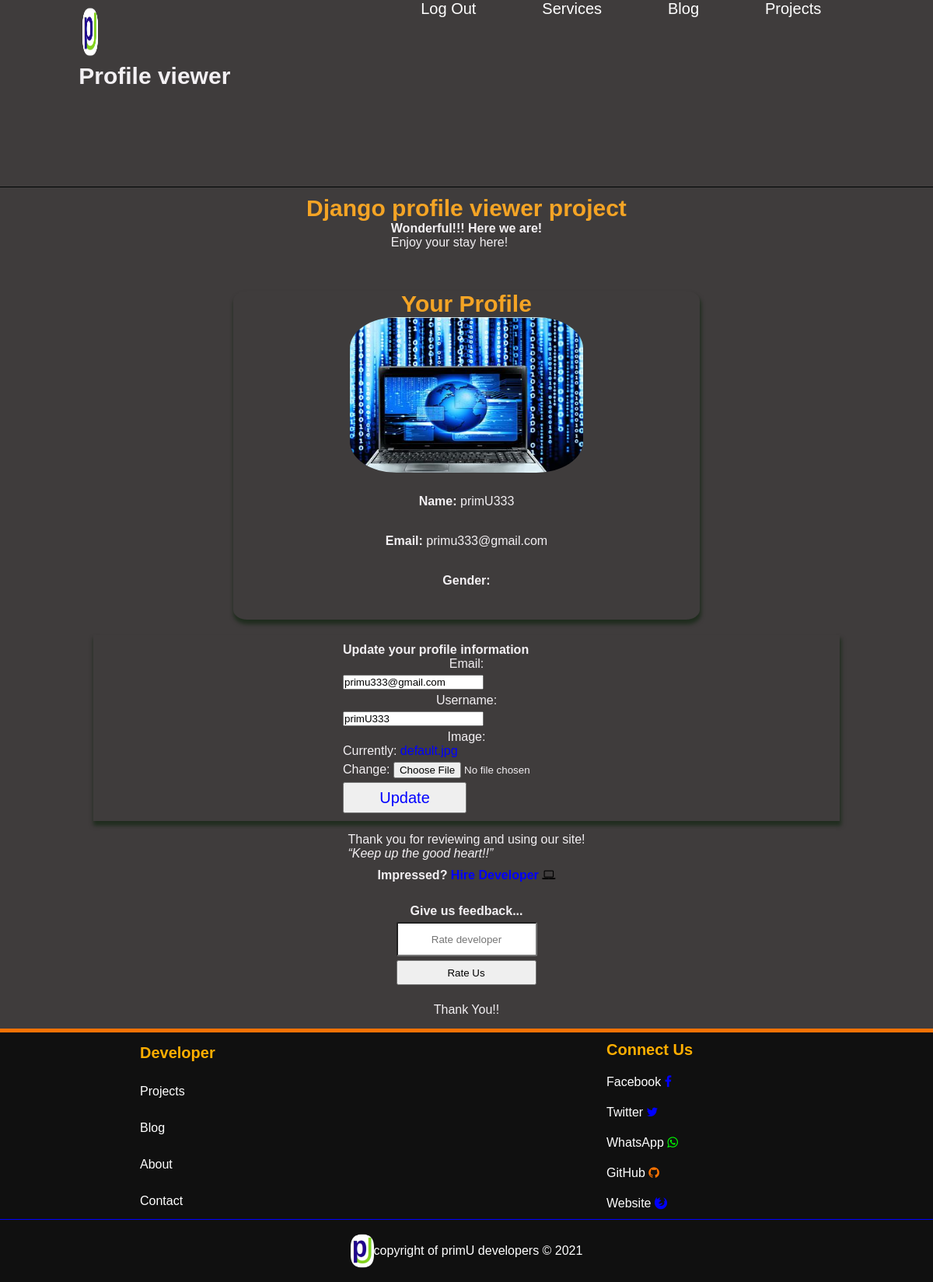
The app's page /home/ (signed in), older data.
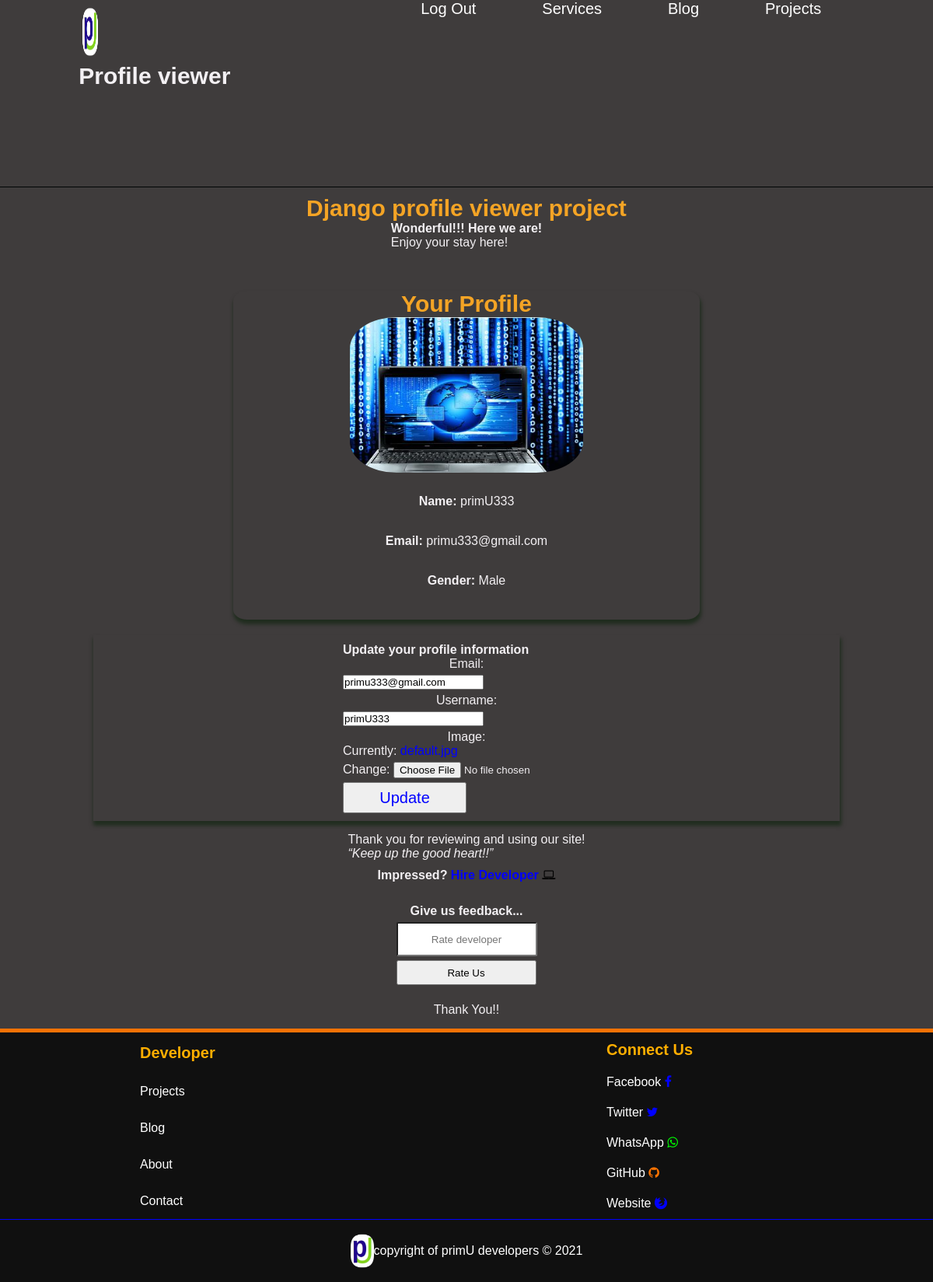
The same page, newer data.
### myUsers/models.py (models this page shows, shortened)
class Profile(AbstractBaseUser):
    email = models.EmailField(verbose_name="email", max_length=60, unique=True)
    first_name = models.CharField(max_length=20)
    image = models.ImageField(default='default.jpg', upload_to='profile_pics')
    last_name = models.CharField(max_length=20)
    gender = models.CharField(max_length=6)
    username = models.CharField(max_length=30)
    last_login = models.DateTimeField(verbose_name='last login', auto_now=True)
    is_admin = models.BooleanField(default=False)
    is_active = models.BooleanField(default=True)
    is_staff = models.BooleanField(default=False)
    is_superuser = models.BooleanField(default=False)
    USERNAME_FIELD = 'email'
    REQUIRED_FIELDS = ['username']
    objects = ProfileManager()

### blog/views.py (the view)
# urls.py: path('', views.index, name='blog-home'),
@login_required
def home(request):
    if request.method == 'POST':
        u_form = userUpdateForm(request.POST, request.FILES, instance=request.user)
        if u_form.is_valid():
            u_form.save()
            return redirect('blog-main-page')
    else:
        u_form = userUpdateForm(instance=request.user)
    context = {
        'u_form': u_form,
    }
    return render(request, 'blog/home.html', context)

### myUsers/forms.py
class userUpdateForm(forms.ModelForm):
    email = forms.EmailField(max_length=60)
    class Meta:
        model = Profile
        fields = ['email', 'username', 'image']

### blog/templates/blog/home.html (shortened to what this page needs)
{% load static %}
<!DOCTYPE html>
<html lang="en">
<head>
    <link rel="stylesheet" href="{% static 'blog/CSS/global.css' %}">
    <link rel="stylesheet" href="https://cdnjs.cloudflare.com/ajax/libs/font-awesome/4.7.0/css/font-awesome.min.css">
</head>
<body>
    <header>
            <nav>
                <div class="heading">
                    <img src="{% static 'blog/images/primU.png' %}" alt="app logo" id="logo">
                    <h1>Profile viewer</h1>
                </div>
                <ul class="navLinks">
                    <li> <a href="{% url 'blog-logout' %}">Log Out</a> </li>
                    <li> <a href="#">Services</a> </li>
                    <li> <a href="#">Blog</a> </li>
                    <li> <a href="#">Projects</a> </li>
                </ul>
            </nav>
        </header>
        <div class="main">
                    <h4>Django profile viewer project</h4>
                    <p><strong>Wonderful!!! Here we are!</strong> <br> Enjoy your stay here!</p>
                    <div class="User-profile">
                        <h4>Your Profile</h4>
                        <img src="{{ user.image.url }}" alt="Your Profile Image" id="profile-image">
                        <br>
                        <p><strong>Name: </strong> {{ user.username }}</p>
                        <br>
                        <p><strong>Email: </strong>{{ user.email }}</p>
                        <br>
                        <p><strong>Gender: </strong>{{ user.gender }}</p>
                        <br>
                        <br>
            </div>
            <div class="Reg-form">
                <form method="POST" enctype="multipart/form-data"> {% csrf_token %}
                    <strong>Update your profile information</strong>
                    <br>
                    {% for field in u_form %}
                        <p>
                            {{field.label_tag}}
                            {{field}}
                        </p>
                    {% endfor %}
                    <button id="submit-btn" type="submit">Update</button>
                        <br>
                </form>
            </div>
        <div class="outro">
            <p>Thank you for reviewing and using our site! <br>
                <em><q>Keep up the good heart!!</q></em> </p>
            <p><strong>Impressed? <a href="#">Hire Developer <i style="color: #000000;" class="fa fa-laptop"></i></a></strong></p> <br>
            <p><strong>Give us feedback...</strong> <br>
                <form action="/" method="POST" id="comment">
                    <label for="feedback">
                        <input style="height: 5vh; border-radius: 3%; text-align: center;" type="text" placeholder="Rate developer">
                    </label>
                    <br>
                    <input style="height: 4vh; width: 15vw; text-align: center;" type="submit" value="Rate Us">
                </form>
                <br>
            Thank You!! </p>
        </div>
    </div>
    <div class="dev-footer">
        <ul class="footer-links">
            <h4>Developer</h4>
            <li><a href="#">Projects</a></li>
            <li><a href="#">Blog</a></li>
            <li><a href="#">About</a></li>
            <li><a href="#">Contact</a></li>
        </ul>
        <ul class="connect-developer">
            <h4>Connect Us</h4>
            <li><a href="#">Facebook <i style="color: #0000ff;" class="fa fa-facebook"></i> </a></li>
            <li><a href="https://twitter.com/primU333">Twitter <i style="color: #0000ff;" class="fa fa-twitter"></i> </a></li>
            <li><a href="#">WhatsApp <i style="color: #00ff00" class="fa fa-whatsapp"></i> </a></li>
            <li><a href="https://github.com/primU333">GitHub <i style="color: #ff7300;" class="fa fa-github"></i> </a></li>
            <li><a href="#">Website <i style="color: #0000ff;" class="fa fa-firefox"></i></a></li>
        </ul>
    </div>
    <footer>
        <img src="{% static 'blog/images/primU.png' %}" alt="dev-logo">
        <p>copyright of primU developers &copy; 2021</p>
    </footer>
</body>
</html>

### blog/static/blog/CSS/global.css (style rules this page uses)
* { padding: 0; margin: 0; box-shadow: border-box; }
body { background-color: #3f3c3c; font-family: Arial, Helvetica, sans-serif; color: #f3f0f3; }
nav { display: flex; justify-content: space-around; background-color: #3f3c3c; height: 30vh; border-bottom: solid 1px #000505; margin-bottom: 10px; }
#logo { width: 10%; height: 30%; margin: 5px 0 0 5px; }
h1 { font-size: 30px; }
.navLinks { display: flex; justify-content: space-around; width: 50%; list-style: none; }
.navLinks li a { font-size: 20px; text-decoration: none; color: #ffffff; }
.dev-footer { display: flex; justify-content: space-around; background-color: #101010; height: 30vh; border-top: solid 5px #f77205; }
.footer-links { display: flex; flex-direction: column; justify-content: space-around; width: 20%; list-style: none; }
.footer-links h4 { color: #ffae00; font-size: 20px; }
.footer-links li a { text-decoration: none; color: #ffffff; }
.connect-developer { display: flex; flex-direction: column; justify-content: space-around; width: 20%; list-style: none; }
.connect-developer h4 { color: #ffae00; font-size: 20px; }
.connect-developer li a { text-decoration: none; color: #ffffff; }
footer { display: flex; justify-content: center; height: 10vh; background-color: #101010; align-items: center; color: #ffffff; border-top: solid 1px #0000ff; }
footer img { width: 30px; height: 50px; }
.main { display: flex; flex-direction: column; justify-content: center; align-items: center; margin: auto; background-color: #3f3c3c; }
.main h4 { font-size: 30px; color: hsl(37, 90%, 55%); }
.User-profile { display: flex; flex-direction: column; justify-content: space-around; align-items: center; margin: 15px 5px 15px 5px; height: auto; width: 50%; box-shadow: 1px 5px 5px 1px rgba(0, 030, 0, .5); border-radius: 3%; }
.User-profile p { margin: 10px 0 5px; padding: 0 10px 0 10px; }
#profile-image { width: 50%; height: 200px; border-radius: 20%; }
.outro { display: flex; flex-direction: column; width: auto; align-items: center; margin: 5px; }
.outro p { margin: 5px 0; }
.outro form input { margin: 0 0 5px 0; }
a { text-decoration: none; color: #0000ff; }
.Reg-form { display: flex; flex-direction: column; justify-content: space-around; align-items: center; width: 80%; margin: 5px 0 5px 0; padding: 10px 0 10px 0; box-shadow: 1px 5px 5px 1px rgba(0, 030, 0, .5); }
.Reg-form label { display: flex; flex-direction: column; align-content: center; justify-content: center; align-items: center; }
.Reg-form form input { margin: 5px 0 5px 0; }
.Reg-form form #submit-btn { width: 50%; height: 5vh; color: #0000ff; font-size: 20px; }

Row changes from the older to the newer data that the page shows:
changed Profile "primU333": gender (not shown) → "Male"
